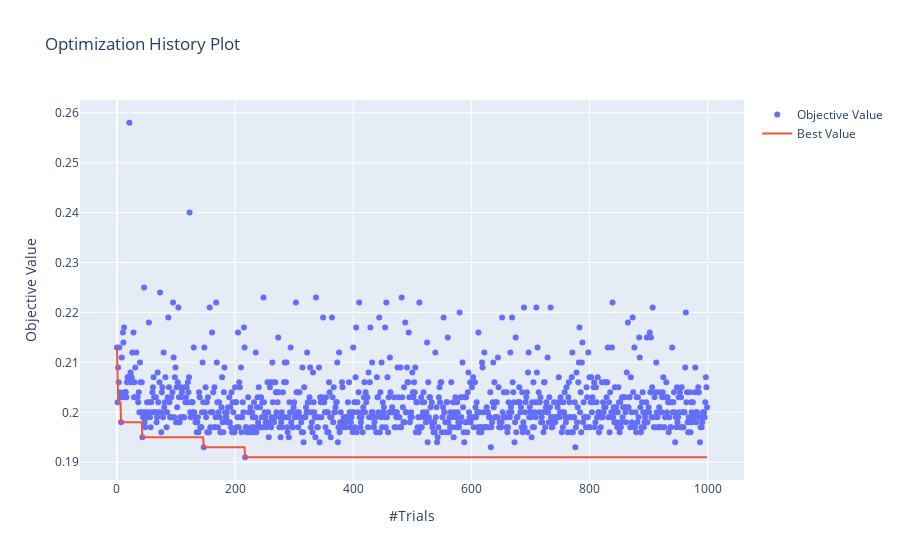

Write notebook code for a chart like this one.
### Markdown cell above
### Show results

### Code cell
plot_optimization_history(study)

### Figure 1 — Plotly figure (JSON) as saved in the notebook; plotly's stock layout.template omitted (floating-point values rounded to 4 significant figures; data arrays with more than 128 entries replaced by an {"elided": "..."} marker saying what was removed)
{"data": [{"mode": "markers", "name": "Objective Value", "type": "scatter", "x": {"elided": "1000 int values"}, "y": {"elided": "1000 float values"}}, {"name": "Best Value", "type": "scatter", "x": {"elided": "1000 int values"}, "y": {"elided": "1000 float values"}}], "layout": {"title": {"text": "Optimization History Plot"}, "xaxis": {"title": {"text": "#Trials"}}, "yaxis": {"title": {"text": "Objective Value"}}}}
